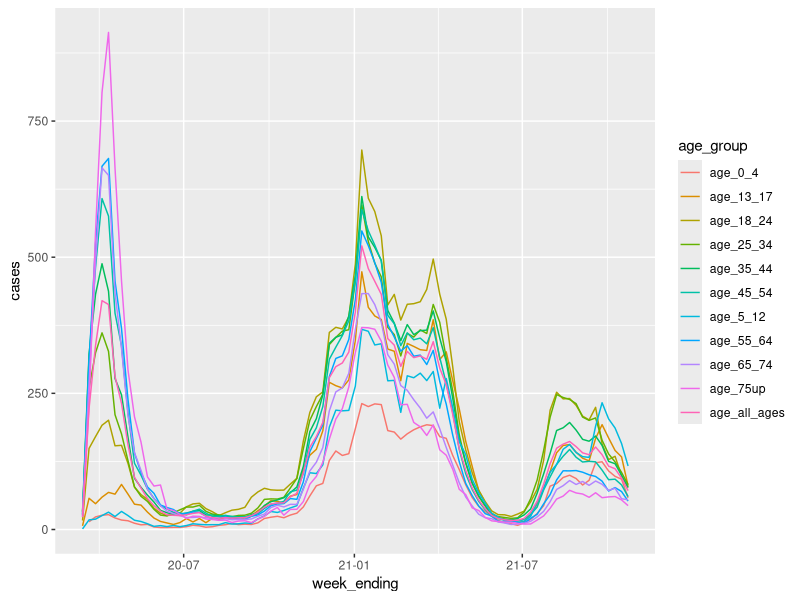
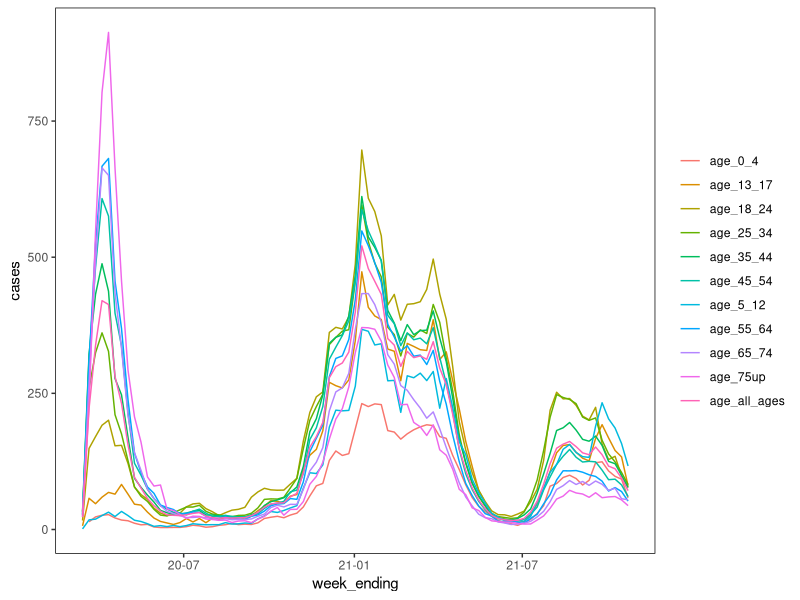
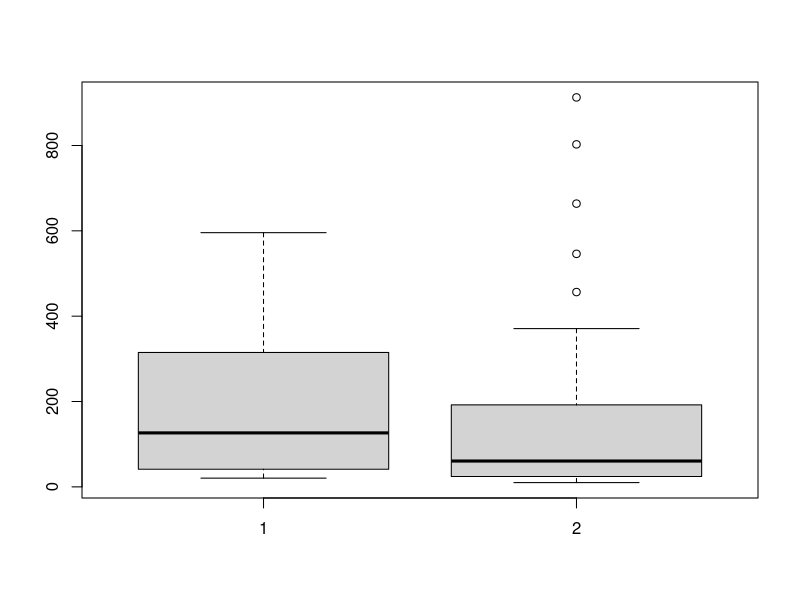
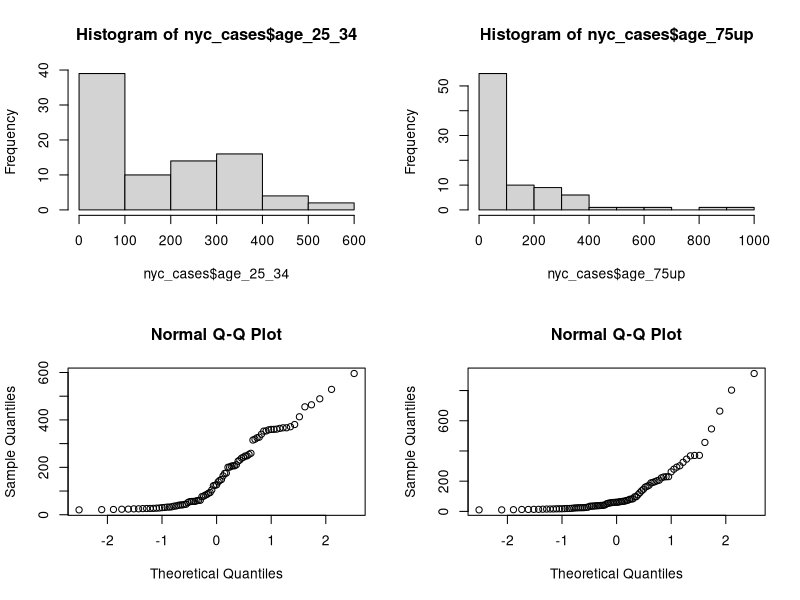
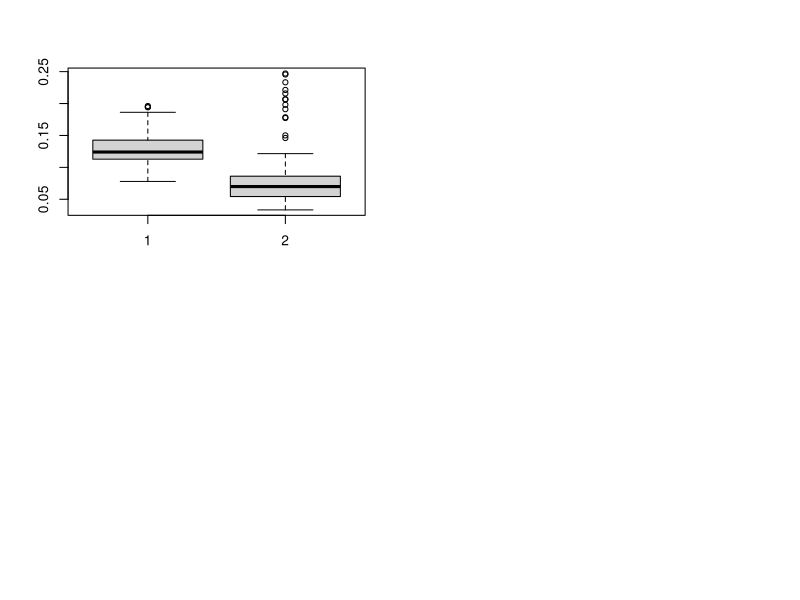
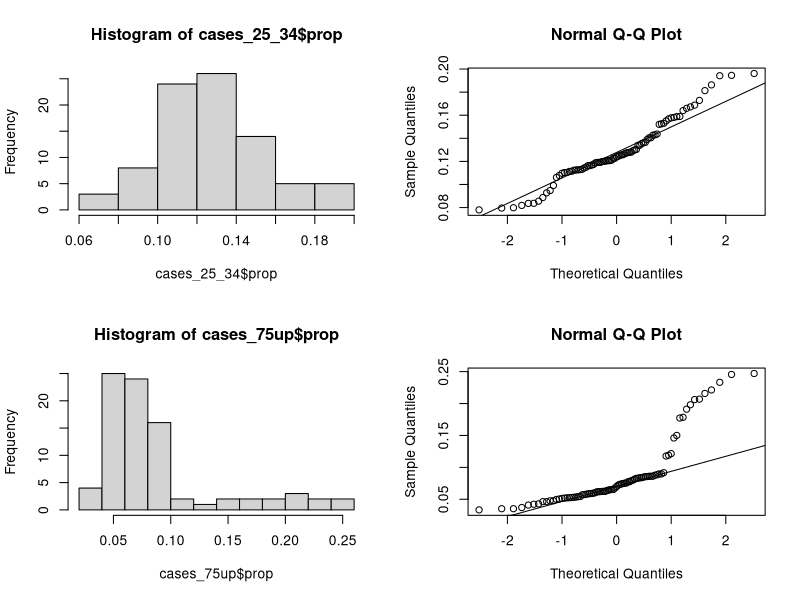
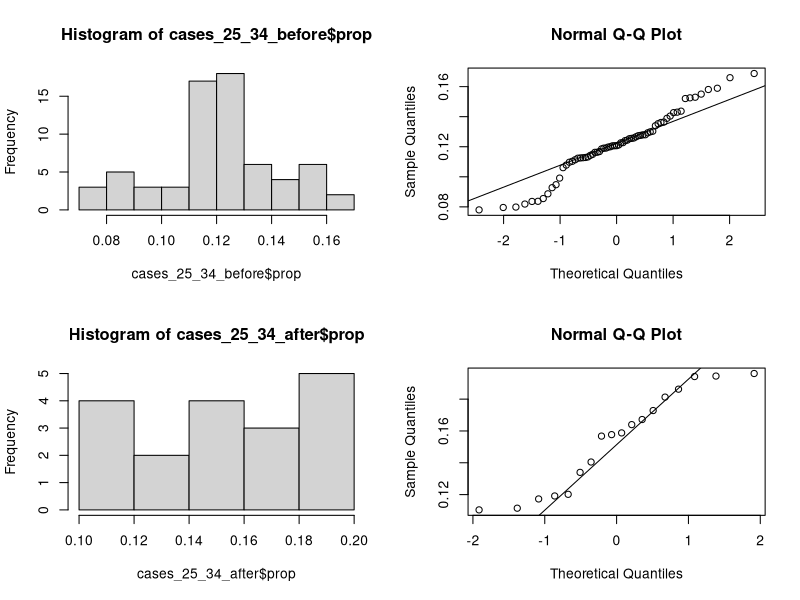
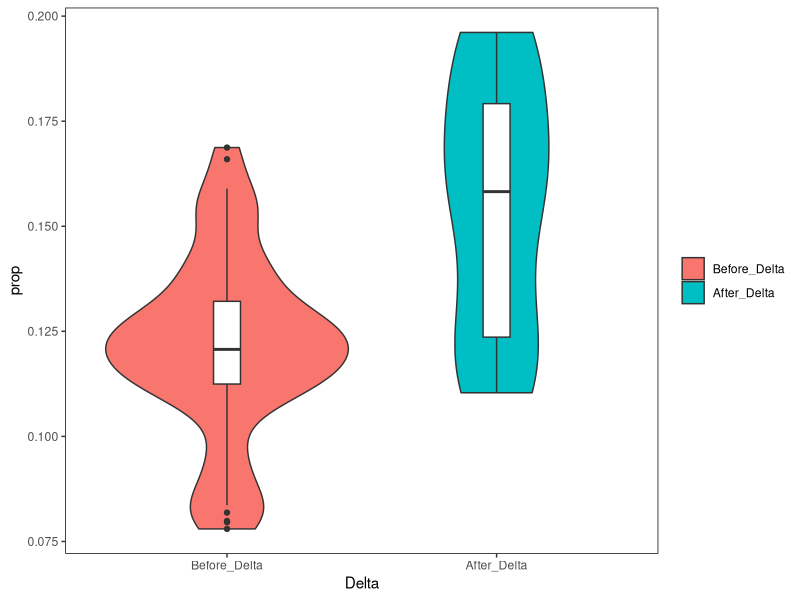

Write the R code that produced these figures, in order.
## ---- chunk 1
knitr::opts_chunk$set(echo = TRUE)
library(ggplot2)
library(dplyr)
library(tidyr)
library(knitr)
## ---- chunk 2

nyc_cases<- read.csv("NYC_covid_cases_by_age.csv")
nyc_cases_long <- nyc_cases %>% gather("age_group", "cases", -week_ending)
nyc_cases_long$age_group<- as.factor(nyc_cases_long$age_group)
nyc_cases_long$week_ending <- as.Date(nyc_cases_long$week_ending, "%m/%d/%Y")
## ---- chunk 3
# simple plot
ggplot(nyc_cases_long, aes(x=week_ending, y = cases, color= age_group)) +
  geom_line()

  cases_weekly_plot<- ggplot(nyc_cases_long, aes(x=week_ending, y = cases, 
                                               color= age_group)) + # , group= age_group)
  geom_line() +
  theme(panel.background=element_blank(), 
        strip.background = element_blank(),
        strip.placement = "outside",
        strip.text=element_blank(),
        panel.border=element_rect(colour="black",fill=NA),
        legend.title = element_blank())  
cases_weekly_plot

## ---- chunk 4
boxplot(nyc_cases$age_25_34, nyc_cases$age_75up)

par(mfrow = c(2,2))
hist(nyc_cases$age_25_34)
hist(nyc_cases$age_75up)

qqnorm(nyc_cases$age_25_34)
qqnorm(nyc_cases$age_75up)

shapiro.test(nyc_cases$age_25_34)  
shapiro.test(nyc_cases$age_75up)
## ---- chunk 5
nyc_cases_prop<- nyc_cases_long %>%
  filter(age_group != "age_all_ages")

nyc_cases_prop<- nyc_cases_prop %>%
  drop_na()%>%
  group_by(week_ending) %>% 
  mutate(prop = cases/sum(cases))

cases_25_34<-nyc_cases_prop %>%
  filter(age_group == "age_25_34")

cases_75up<-nyc_cases_prop %>%
  filter(age_group == "age_75up")

boxplot(cases_25_34$prop, cases_75up$prop)

par(mfrow=c(2,2))

hist(cases_25_34$prop)
qqnorm(cases_25_34$prop)
qqline(cases_25_34$prop)

hist(cases_75up$prop)
qqnorm(cases_75up$prop)
qqline(cases_75up$prop)

shapiro.test(cases_25_34$prop) 
shapiro.test(cases_75up$prop)
## ---- chunk 6
wilcox.test(cases_25_34$prop, cases_75up$prop, paired = F)
## ---- chunk 7
# filter the data
cases_25_34<- cases_25_34%>%
  mutate(Delta= ifelse(week_ending < "0021-06-26", "Before_Delta", "After_Delta"))
cases_25_34$Delta = factor(cases_25_34$Delta,
                           levels=c("Before_Delta","After_Delta"))

cases_25_34_before <- cases_25_34 %>%
  filter(Delta == "Before_Delta")

cases_25_34_after <- cases_25_34 %>%
  filter(Delta == "After_Delta")

# exploratory plots
par(mfrow = c(2,2))
hist(cases_25_34_before$prop)
qqnorm(cases_25_34_before$prop)
qqline(cases_25_34_before$prop)

hist(cases_25_34_after$prop)
qqnorm(cases_25_34_after$prop)
qqline(cases_25_34_after$prop)

shapiro.test(cases_25_34_before$prop) 
shapiro.test(cases_25_34_after$prop) 

# statistical test
wilcox.test(cases_25_34_before$prop, cases_25_34_after$prop)

## ---- chunk 8

# before and after delta - line plot
# cases_before_after_delta_plot<- ggplot(cases_25_34, aes(x=prop, color= Delta,
#                                                         group= Delta))+
#   geom_density() +
#   theme(panel.background=element_blank(), 
#         strip.background = element_blank(),
#         strip.placement = "outside",
#         strip.text=element_blank(),
#         panel.border=element_rect(colour="black",fill=NA),
#         legend.title = element_blank())  
# cases_before_after_delta_plot

# violin plot
ggplot(cases_25_34, aes(x= Delta, y=prop, fill= Delta)) +
  geom_violin() +
  geom_boxplot(width=0.1, fill="white") +
  theme(panel.background=element_blank(), 
        strip.background = element_blank(),
        strip.placement = "outside",
        strip.text=element_blank(),
        panel.border=element_rect(colour="black",fill=NA),
        legend.title = element_blank())  
## ---- chunk 9
breakthrough_cases = data.frame(Cases = c(820,4140),
                                Hospitalizations = c(32, 349),
                                Deaths = c(4, 39))
row.names(breakthrough_cases) = c("Vaccinated","Unvaccinated")
breakthrough_cases

knitr::kable(breakthrough_cases)

fisher.test(breakthrough_cases)
chisq.test(breakthrough_cases)
